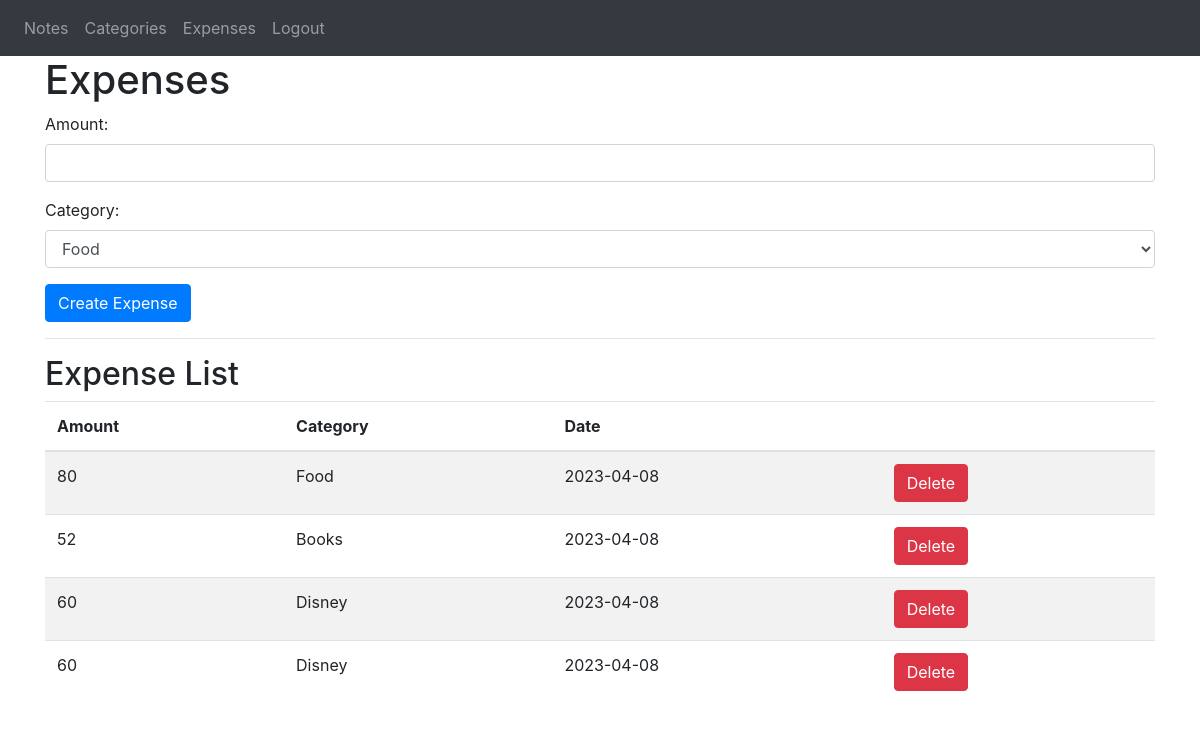
Screenshot of /expenses (signed in) with the database file from the repository.
### website/models.py (models this page shows)
class Expense(db.Model):
    id = db.Column(db.Integer, primary_key=True)
    amount = db.Column(db.Integer, nullable=False)
    date_created = db.Column(db.DateTime, default=datetime.utcnow)
    user_id = db.Column(db.Integer, db.ForeignKey('user.id'), nullable=False)
    category_id = db.Column(db.Integer, db.ForeignKey('category.id'))

class Category(db.Model):
    id = db.Column(db.Integer, primary_key=True)
    name = db.Column(db.String(100), nullable=False)
    user_id = db.Column(db.Integer, db.ForeignKey('user.id'))
    expenses = db.relationship('Expense', backref='category', lazy=True)

### website/views.py (the view, shortened to what this page needs)
@views.route('/expenses', methods=['GET', 'POST'])
@login_required
def expenses():
    categories = Category.query.all()
    expenses = Expense.query.filter_by(user_id=current_user.id).all()
    return render_template('expenses.html', user=current_user, categories=categories, expenses=expenses)

### website/__init__.py (called while the page is built)
def create_app():
    app = Flask(__name__)
    app.config['SECRET_KEY'] = 'hjshjhdjah kjshkjdhjs'
    app.config['SQLALCHEMY_DATABASE_URI'] = f'sqlite:///{DB_NAME}'
    db.init_app(app)
    from .views import views
    from .auth import auth
    app.register_blueprint(views, url_prefix='/')
    app.register_blueprint(auth, url_prefix='/')
    from .models import User, Note, Category, Expense
    with app.app_context():
        db.create_all()
    login_manager = LoginManager()
    login_manager.login_view = 'auth.login'
    login_manager.init_app(app)
    @login_manager.user_loader
    def load_user(id):
        return User.query.get(int(id))
    return app

### website/templates/expenses.html (shortened to what this page needs)
{% extends 'base.html' %}
{% block content %}
    <h1>Expenses</h1>
    <form method="POST" action="{{ url_for('views.expenses') }}">
        <div class="form-group">
            <label for="amount">Amount:</label>
            <input type="number" class="form-control" id="amount" name="amount" required>
        </div>
        <div class="form-group">
            <label for="category">Category:</label>
            <select class="form-control" id="category" name="category" required>
                {% for category in categories %}
                    <option value="{{ category.id }}">{{ category.name }}</option>
                {% endfor %}
            </select>
        </div>
        <button type="submit" class="btn btn-primary">Create Expense</button>
    </form>
    <hr>
    <h2>Expense List</h2>
    {% if expenses %}
        <table class="table table-striped">
            <thead>
                <tr>
                    <th>Amount</th>
                    <th>Category</th>
                    <th>Date</th>
                    <th></th>
                </tr>
            </thead>
            <tbody>
                {% for expense in expenses %}
                    <tr>
                        <td>{{ expense.amount }}</td>
                        <td>{{ expense.category.name }}</td>
                        <td>{{ expense.date_created.strftime('%Y-%m-%d') }}</td>
                        <td>
                            <button class="btn btn-danger" onclick="deleteExpense({{ expense.id }})">Delete</button>
                        </td>
                    </tr>
                {% endfor %}
            </tbody>
        </table>
    {% else %}
        <p>No expenses yet.</p>
    {% endif %}
{% endblock %}

### rows the page displays
Expense: amount "80", category.name "Food", date_created "2023-04-08"
Expense: amount "52", category.name "Books", date_created "2023-04-08"
Expense: amount "60", category.name "Disney", date_created "2023-04-08"
Expense: amount "60", category.name "Disney", date_created "2023-04-08"

### other values shown
form field category "Food"
